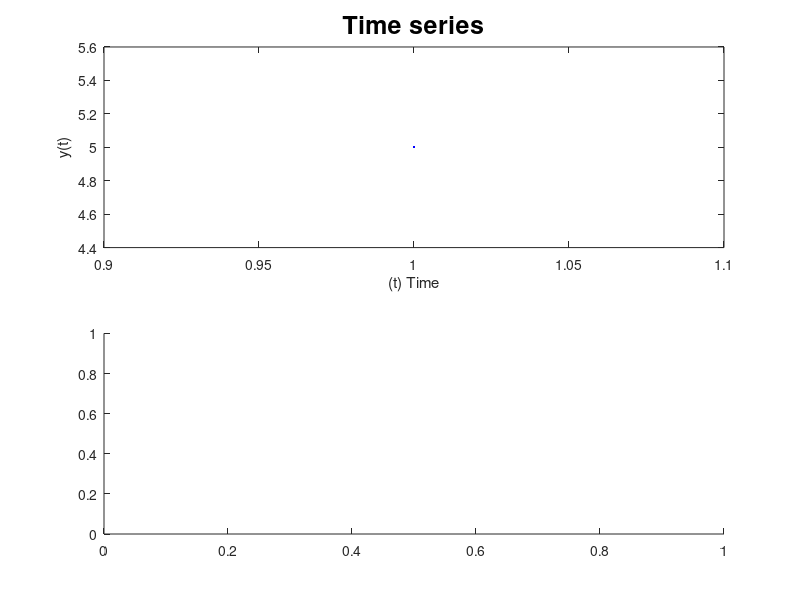

This figure's MATLAB source: (Note: this script raises an error after producing the figure.)

%Script 2.1
 
data=input('Time series name_'); %r
lag_t=input('Time Lag_'); 
figure
subplot(2,1,1);
plot(data,'b.-','MarkerSize',6);
title('Time series','FontSize',18) 
ylabel('y(t)')
xlabel('(t) Time')
subplot(2,1,2);
[acf,lags,bounds]=autocorr(data,lag_t);
autocorr(data,lag_t);
title('Sample Autocorrelation Function','FontSize',16) 
legend('acf','upper bound','down bound')
ylabel('Sample autocorrelation')
xlabel('Lag')

